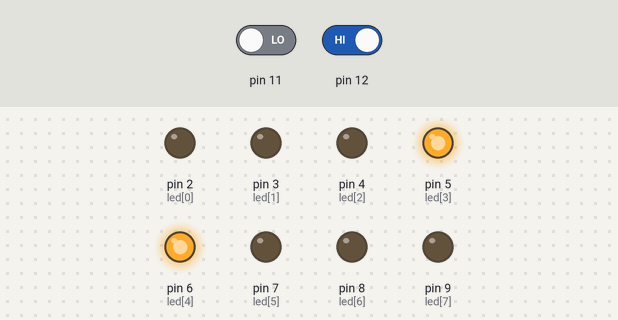
Recording of a sketch running on a simulated Arduino Uno, built with avr-gcc and run on an emulated ATmega328P. Parts: output pins drawn as LEDs (lit = HIGH). The test bench sets the inputs (shaded band); at power-on: pin 11 LOW, pin 12 HIGH.

Above: at 10.6 s.
10.7 s: pin 11 driven LOW
At 16.7 s:
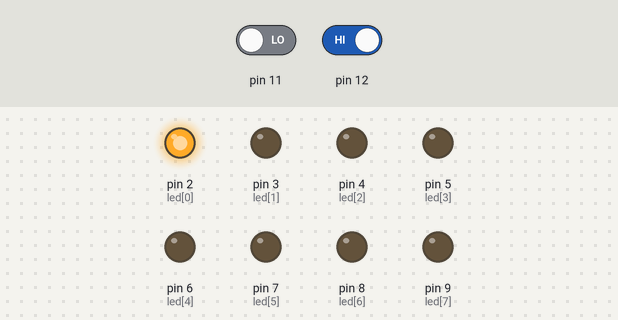
24.0 s: pin 12 driven LOW
At 24.9 s:
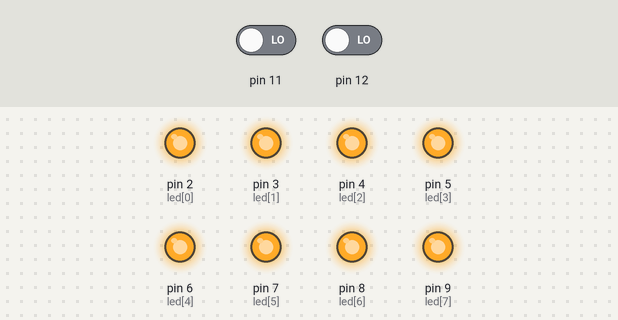
At 29.4 s:
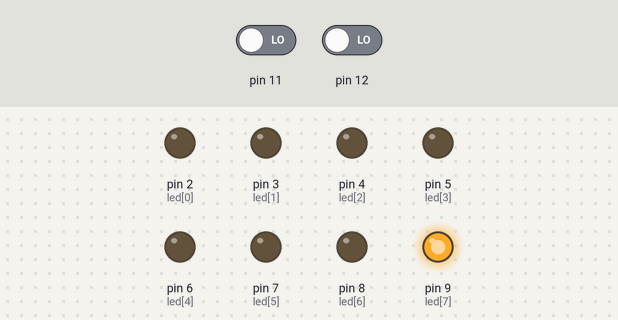
Timing chart, 0 to 39.4 s (numbered marks = the images above; inputs shaded):
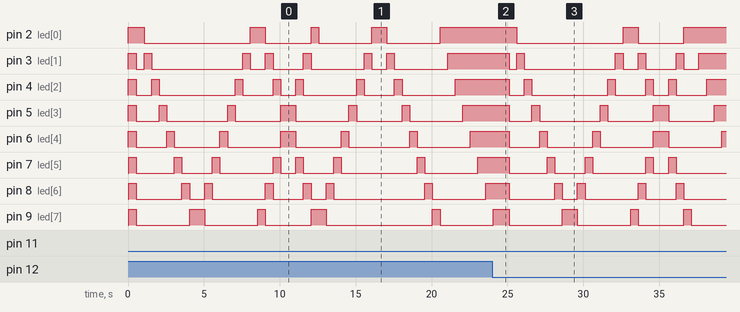

The sketch:

led.ino
```cpp
const int led[10] = {2,3,4,5,6,7,8,9} ;


void setup() {

  for(int i=0;i<8;i++){
    pinMode(led[i],OUTPUT);
  }
  pinMode(11,INPUT);
  pinMode(12,INPUT);

}

void loop() {

  // Flashing Leds
  for(int i=0;i<8;i++){
    digitalWrite(led[i],HIGH);
    delay(7);
  }
delay(500);
  for(int i=0;i<8;i++){
    for(int j=0;j<8;j++){
      digitalWrite(led[j],LOW);
  }
  digitalWrite(led[i],HIGH);
  delay(500);
}

  for(int i=7;i>=0;--i){
    for(int j=0;j<8;j++){
      digitalWrite(led[j],LOW);
  }
  digitalWrite(led[i],HIGH);
  delay(500);
}

// 2 LEDs converging and diverging every 500ms
  for(int i=0;i<8;i++){
    for(int j=0;j<8;j++){
      digitalWrite(led[j],LOW);
  }
  digitalWrite(led[i],HIGH);
  digitalWrite(led[7-i],HIGH);
  delay(500);
}

// Ping Pong effect (right to left)
  if (digitalRead(11)==1 && digitalRead(12)==0) {
  for(int i=0;i<8;i++){
    for(int j=0;j<8;j++){
      digitalWrite(led[j],LOW);
    }
    digitalWrite(led[i],HIGH);
    delay(500);
  }
  for(int i=7;i>=0;--i){
    for(int j=0;j<8;j++){
      digitalWrite(led[j],LOW);
  }
    digitalWrite(led[i],HIGH);
    delay(500);
}
  }
//Ping Pong effect (left to right )
  if (digitalRead(12)==1 && digitalRead(11)==0){
      for(int i=7;i>=0;--i){
    for(int j=0;j<8;j++){
      digitalWrite(led[j],LOW);
  }
    digitalWrite(led[i],HIGH);
    delay(500);
}
  for(int i=0;i<8;i++){
    for(int j=0;j<8;j++){
      digitalWrite(led[j],LOW);
    }
    digitalWrite(led[i],HIGH);
    delay(500);
  }
  }

  // Snake effect
  for(int j=0;j<8;j++){
    digitalWrite(led[j],LOW);
  }
  for(int i=0;i<8;i++){
    digitalWrite(led[i],HIGH);
    delay(500);
  }
}
```

Measured:
- after the input at 24.0 s, pin 2 (led[0]): goes on until 36.6 s, then stays HIGH
